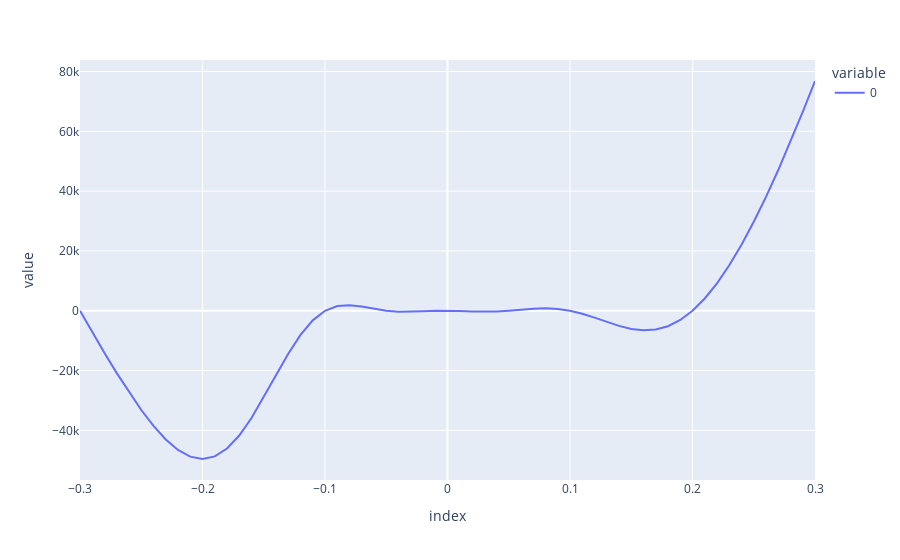

Notebook code cell kept with this figure:
### Code cell
px.line(portfolio_scenario)

### Figure 1 — Plotly figure (JSON) as saved in the notebook; plotly's stock layout.template omitted (floating-point values rounded to 4 significant figures)
{"data": [{"hovertemplate": "variable=0<br>index=%{x}<br>value=%{y}<extra></extra>", "legendgroup": "0", "line": {"color": "#636efa", "dash": "solid"}, "marker": {"symbol": "circle"}, "mode": "lines", "name": "0", "orientation": "v", "showlegend": true, "type": "scatter", "x": [-0.3, -0.29, -0.28, -0.27, -0.26, -0.25, -0.24, -0.23, -0.22, -0.21, -0.2, -0.19, -0.18, -0.17, -0.16, -0.15, -0.14, -0.13, -0.12, -0.11, -0.1, -0.09, -0.08, -0.07, -0.06, -0.05, -0.04, -0.03, -0.02, -0.01, 0, 0.01, 0.02, 0.03, 0.04, 0.05, 0.06, 0.07, 0.08, 0.09, 0.1, 0.11, 0.12, 0.13, 0.14, 0.15, 0.16, 0.17, 0.18, 0.19, 0.2, 0.21, 0.22, 0.23, 0.24, 0.25, 0.26, 0.27, 0.28, 0.29, 0.3], "xaxis": "x", "y": [2.852e-06, -7152.0, -14130.0, -20860.0, -27250.0, -33190.0, -38510.0, -43030.0, -46540.0, -48790.0, -49580.0, -48700.0, -46070.0, -41720.0, -35880.0, -28960.0, -21560.0, -14380.0, -8083.0, -3204.0, 5.239e-07, 1583.0, 1879.0, 1390.0, 632.0, 1.465e-07, -315.3, -324.9, -171.2, -25.7, 46.53, -103.2, -254.6, -336.0, -256.6, 1.445e-07, 361.9, 689.3, 819.1, 613.3, 5.463e-07, -1007.0, -2306.0, -3727.0, -5056.0, -6065.0, -6536.0, -6284.0, -5166.0, -3087.0, 1.753e-06, 4101.0, 9188.0, 15210.0, 22090.0, 29750.0, 38100.0, 47070.0, 56560.0, 66510.0, 76840.0], "yaxis": "y"}], "layout": {"autosize": true, "legend": {"title": {"text": "variable"}, "tracegroupgap": 0}, "margin": {"t": 60}, "xaxis": {"anchor": "y", "autorange": true, "domain": [0, 1], "range": [-0.3, 0.3], "title": {"text": "index"}, "type": "linear"}, "yaxis": {"anchor": "x", "autorange": true, "domain": [0, 1], "range": [-56600.0, 83870.0], "title": {"text": "value"}, "type": "linear"}}}
